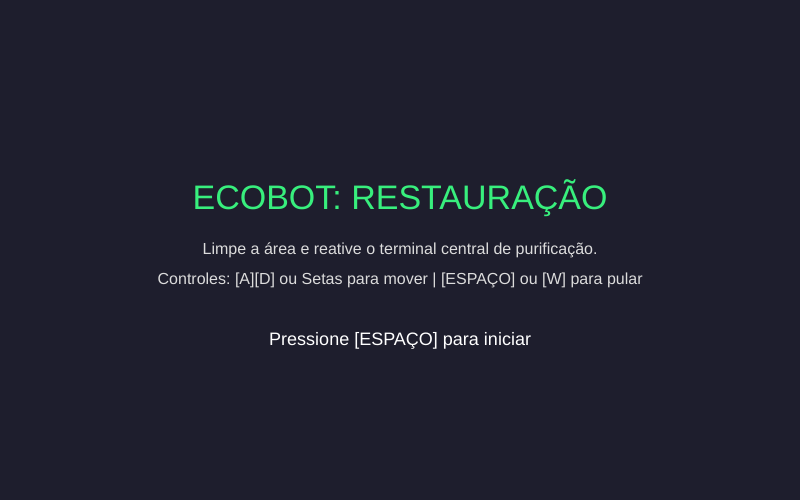
Frame 1 (no input)
Frame 60 (no input): identical to frame 1, image omitted
Frame 120 (the mouse pressed at the canvas centre since frame 60): identical to frame 1, image omitted

The p5.js sketch that drew this single still picture (run headless with seeded random() and noise() and a simulated clock; from frame 60 on, the mouse is pressed at the canvas centre):

// p5.js sketch
// ── sketch.js
let estado = "MENU"; // MENU, JOGO, PUZZLE, VITORIA
let robo;
let lixos = [];
let puzzle;
let chaoY = 420;
let totalLixos = 4;
let lixosColetados = 0;

function setup() {
  createCanvas(800, 500);
  reiniciarJogo();
}

function reiniciarJogo() {
  robo = new Robo(50, chaoY - 40);
  puzzle = new TerminalPuzzle();
  lixosColetados = 0;
  lixos = [
    new Lixo(200, chaoY - 20),
    new Lixo(320, chaoY - 20),
    new Lixo(470, chaoY - 20),
    new Lixo(600, chaoY - 20)
  ];
}

function draw() {
  background(30, 30, 45);

  if (estado === "MENU") {
    telaMenu();
  } else if (estado === "JOGO") {
    executarJogo();
  } else if (estado === "PUZZLE") {
    executarJogo(); // Mantém o fundo da fase visível
    puzzle.desenhar();
    if (puzzle.resolvido) {
      estado = "VITORIA";
    }
  } else if (estado === "VITORIA") {
    telaVitoria();
  }
}

function executarJogo() {
  // Cenário de fundo (Céu degradado vs restaurado)
  fill(50, 70, 60);
  rect(0, chaoY, width, height - chaoY);

  // Terminal na direita
  fill(100, 110, 120);
  rect(720, chaoY - 70, 50, 70, 4);
  fill(56, 239, 125);
  circle(745, chaoY - 45, 15);

  // Atualiza resíduos
  for (let lixo of lixos) {
    lixo.desenhar();
    if (lixo.checarColeta(robo)) {
      lixosColetados++;
    }
  }

  // Atualiza robô
  robo.atualizar(chaoY);
  robo.desenhar();

  // HUD
  fill(255);
  textSize(16);
  textAlign(LEFT);
  text(`Resíduos Coletados: ${lixosColetados} / ${totalLixos}`, 20, 30);

  // Checa se pode abrir o puzzle
  if (robo.x > 670) {
    if (lixosColetados === totalLixos) {
      estado = "PUZZLE";
    } else {
      fill(255, 200, 0);
      textAlign(CENTER);
      text("Colete todo o lixo do setor antes de ativar a usina!", width / 2, 80);
    }
  }
}

function telaMenu() {
  textAlign(CENTER, CENTER);
  fill(56, 239, 125);
  textSize(34);
  text("ECOBOT: RESTAURAÇÃO", width / 2, height / 2 - 50);

  fill(220);
  textSize(16);
  text("Limpe a área e reative o terminal central de purificação.", width / 2, height / 2);
  text("Controles: [A][D] ou Setas para mover | [ESPAÇO] ou [W] para pular", width / 2, height / 2 + 30);

  fill(255);
  textSize(18);
  text("Pressione [ESPAÇO] para iniciar", width / 2, height / 2 + 90);
}

function telaVitoria() {
  // Cenário esmeralda restaurado
  background(20, 80, 60);
  textAlign(CENTER, CENTER);

  fill(56, 239, 125);
  textSize(36);
  text("SETOR 01 PURIFICADO COM SUCESSO!", width / 2, height / 2 - 40);

  fill(255);
  textSize(18);
  text("O ecossistema local começou o processo de regeneração.", width / 2, height / 2 + 10);
  textSize(15);
  text("Pressione [R] para jogar novamente", width / 2, height / 2 + 60);
}

function keyPressed() {
  if (estado === "MENU" && keyCode === 32) {
    estado = "JOGO";
  } else if (estado === "JOGO") {
    if (keyCode === 32 || keyCode === UP_ARROW || keyCode === 87) {
      robo.pular();
    }
  } else if (estado === "VITORIA" && (key === 'r' || key === 'R')) {
    reiniciarJogo();
    estado = "JOGO";
  }
}

function mousePressed() {
  if (estado === "PUZZLE") {
    puzzle.clicar(mouseX, mouseY);
  }
}

// ── collectable.js
class Lixo {
  constructor(x, y) {
    this.x = x;
    this.y = y;
    this.tam = 20;
    this.coletado = false;
  }

  desenhar() {
    if (this.coletado) return;
    push();
    fill(243, 156, 18);
    stroke(30);
    strokeWeight(1.5);
    rect(this.x, this.y, this.tam, this.tam, 4);

    // Ícone de alerta/reciclagem
    stroke(255);
    line(this.x + 4, this.y + 4, this.x + 16, this.y + 16);
    line(this.x + 16, this.y + 4, this.x + 4, this.y + 16);
    pop();
  }

  checarColeta(robo) {
    if (this.coletado) return false;
    let colidiu = (
      robo.x < this.x + this.tam &&
      robo.x + robo.tam > this.x &&
      robo.y < this.y + this.tam &&
      robo.y + robo.tam > this.y
    );
    if (colidiu) {
      this.coletado = true;
      return true;
    }
    return false;
  }
}

class Plataforma {
  constructor(x, y, w, h) {
    this.x = x;
    this.y = y;
    this.w = w;
    this.h = h;
  }

  desenhar() {
    push();
    fill(71, 85, 105);
    stroke(30, 41, 59);
    strokeWeight(2);
    rect(this.x, this.y, this.w, this.h, 4);

    // Textura da plataforma
    stroke(100, 116, 139);
    line(this.x + 5, this.y + 3, this.x + this.w - 5, this.y + 3);
    pop();
  }
}

class PocaAcido {
  constructor(x, y, w) {
    this.x = x;
    this.y = y;
    this.w = w;
    this.h = 12;
  }

  desenhar() {
    push();
    noStroke();
    fill(239, 68, 68, 220); // Fluido tóxico avermelhado
    rect(this.x, this.y - 4, this.w, this.h, 6);
    
    // Bolhas
    fill(254, 202, 202, 180);
    circle(this.x + 15, this.y, 4);
    circle(this.x + this.w - 20, this.y + 2, 5);
    pop();
  }

  checarColisao(robo) {
    return (
      robo.x + robo.tam > this.x &&
      robo.x < this.x + this.w &&
      robo.y + robo.tam >= this.y - 4
    );
  }
}

// ── player.js
class Robo {
  constructor(x, y) {
    this.x = x;
    this.y = y;
    this.tam = 40;
    this.velX = 0;
    this.velY = 0;
    this.velocidade = 4.5;
    this.gravidade = 0.6;
    this.forcaPulo = -11;
    this.noChao = false;
  }

  atualizar(chaoY) {
    // Controles A/D ou Setas
    if (keyIsDown(LEFT_ARROW) || keyIsDown(65)) {
      this.velX = -this.velocidade;
    } else if (keyIsDown(RIGHT_ARROW) || keyIsDown(68)) {
      this.velX = this.velocidade;
    } else {
      this.velX = 0;
    }

    this.x += this.velX;

    // Física e Gravidade
    this.velY += this.gravidade;
    this.y += this.velY;

    // Colisão com o solo
    if (this.y + this.tam >= chaoY) {
      this.y = chaoY - this.tam;
      this.velY = 0;
      this.noChao = true;
    } else {
      this.noChao = false;
    }

    this.x = constrain(this.x, 0, width - this.tam);
  }

  pular() {
    if (this.noChao) {
      this.velY = this.forcaPulo;
      this.noChao = false;
    }
  }

  desenhar() {
    push();
    stroke(20);
    strokeWeight(2);

    // Corpo
    fill(72, 202, 228);
    rect(this.x, this.y, this.tam, this.tam, 8);

    // Visor
    fill(20, 20, 30);
    rect(this.x + 6, this.y + 8, this.tam - 12, 14, 4);

    // Olhos
    fill(56, 239, 125);
    ellipse(this.x + 14, this.y + 15, 5, 5);
    ellipse(this.x + 26, this.y + 15, 5, 5);

    // Antena
    line(this.x + 20, this.y, this.x + 20, this.y - 8);
    fill(255, 107, 107);
    circle(this.x + 20, this.y - 8, 6);
    pop();
  }
}

// ── puzzle.js
class TerminalPuzzle {
  constructor() {
    this.passoEsperado = 0;
    this.resolvido = false;
    this.erro = false;
    this.tempoErro = 0;

    this.botoes = [
      { id: 0, texto: "1. LIGAR FILTRO", x: 260, y: 190, w: 280, h: 45 },
      { id: 2, texto: "3. PURIFICAR ÁGUA", x: 260, y: 250, w: 280, h: 45 },
      { id: 1, texto: "2. COLETAR DADOS", x: 260, y: 310, w: 280, h: 45 }
    ];
  }

  desenhar() {
    push();
    // Fundo do terminal (Painel do Robô)
    fill(15, 23, 42, 235);
    stroke(56, 239, 125);
    strokeWeight(3);
    rect(180, 80, 440, 340, 15);

    noStroke();
    fill(255);
    textAlign(CENTER, CENTER);
    textSize(20);
    text("TERMINAL DE REPROGRAMAÇÃO", width / 2, 120);

    textSize(13);
    fill(180);
    text("Ordene a sequência lógica do algoritmo de purificação:", width / 2, 150);

    // Botões
    for (let b of this.botoes) {
      if (b.id < this.passoEsperado) {
        fill(46, 204, 113); // Concluído
      } else {
        fill(30, 41, 59);
      }
      stroke(255);
      strokeWeight(1);
      rect(b.x, b.y, b.w, b.h, 8);

      noStroke();
      fill(255);
      textSize(15);
      text(b.texto, b.x + b.w / 2, b.y + b.h / 2);
    }

    if (this.erro && millis() - this.tempoErro < 1500) {
      fill(231, 76, 60);
      textSize(14);
      text("Sequência incorreta! Tente novamente.", width / 2, 385);
    }
    pop();
  }

  clicar(mx, my) {
    for (let b of this.botoes) {
      if (mx >= b.x && mx <= b.x + b.w && my >= b.y && my <= b.y + b.h) {
        if (b.id === this.passoEsperado) {
          this.passoEsperado++;
          this.erro = false;
          if (this.passoEsperado === 3) {
            this.resolvido = true;
          }
        } else if (b.id > this.passoEsperado) {
          this.erro = true;
          this.tempoErro = millis();
          this.passoEsperado = 0; // Reinicia a tentativa
        }
      }
    }
  }
}

// ── sound.js
// Gerador de áudio sintetizado puro via Web Audio API nativa
class GeradorSom {
  constructor() {
    this.ctx = null;
  }

  iniciarAudio() {
    if (!this.ctx) {
      const AudioCtx = window.AudioContext || window.webkitAudioContext;
      this.ctx = new AudioCtx();
    }
  }

  tocarColeta() {
    this.iniciarAudio();
    if (!this.ctx) return;
    let osc = this.ctx.createOscillator();
    let ganho = this.ctx.createGain();
    osc.type = "sine";
    osc.frequency.setValueAtTime(587.33, this.ctx.currentTime); // Tom Ré
    osc.frequency.exponentialRampToValueAtTime(880.00, this.ctx.currentTime + 0.12); // Tom Lá
    ganho.gain.setValueAtTime(0.2, this.ctx.currentTime);
    ganho.gain.exponentialRampToValueAtTime(0.01, this.ctx.currentTime + 0.12);
    osc.connect(ganho);
    ganho.connect(this.ctx.destination);
    osc.start();
    osc.stop(this.ctx.currentTime + 0.12);
  }

  tocarPulo() {
    this.iniciarAudio();
    if (!this.ctx) return;
    let osc = this.ctx.createOscillator();
    let ganho = this.ctx.createGain();
    osc.type = "triangle";
    osc.frequency.setValueAtTime(220, this.ctx.currentTime);
    osc.frequency.exponentialRampToValueAtTime(440, this.ctx.currentTime + 0.1);
    ganho.gain.setValueAtTime(0.15, this.ctx.currentTime);
    ganho.gain.exponentialRampToValueAtTime(0.01, this.ctx.currentTime + 0.1);
    osc.connect(ganho);
    ganho.connect(this.ctx.destination);
    osc.start();
    osc.stop(this.ctx.currentTime + 0.1);
  }

  tocarDano() {
    this.iniciarAudio();
    if (!this.ctx) return;
    let osc = this.ctx.createOscillator();
    let ganho = this.ctx.createGain();
    osc.type = "sawtooth";
    osc.frequency.setValueAtTime(150, this.ctx.currentTime);
    osc.frequency.linearRampToValueAtTime(50, this.ctx.currentTime + 0.2);
    ganho.gain.setValueAtTime(0.2, this.ctx.currentTime);
    ganho.gain.exponentialRampToValueAtTime(0.01, this.ctx.currentTime + 0.2);
    osc.connect(ganho);
    ganho.connect(this.ctx.destination);
    osc.start();
    osc.stop(this.ctx.currentTime + 0.2);
  }
}

// ── style.css
body {
  margin: 0;
  padding: 0;
  background-color: #1a1a24;
  display: flex;
  justify-content: center;
  align-items: center;
  height: 100vh;
  overflow: hidden;
  font-family: sans-serif;
}

canvas {
  border: 2px solid #38ef7d;
  box-shadow: 0px 0px 20px rgba(56, 239, 125, 0.3);
}
